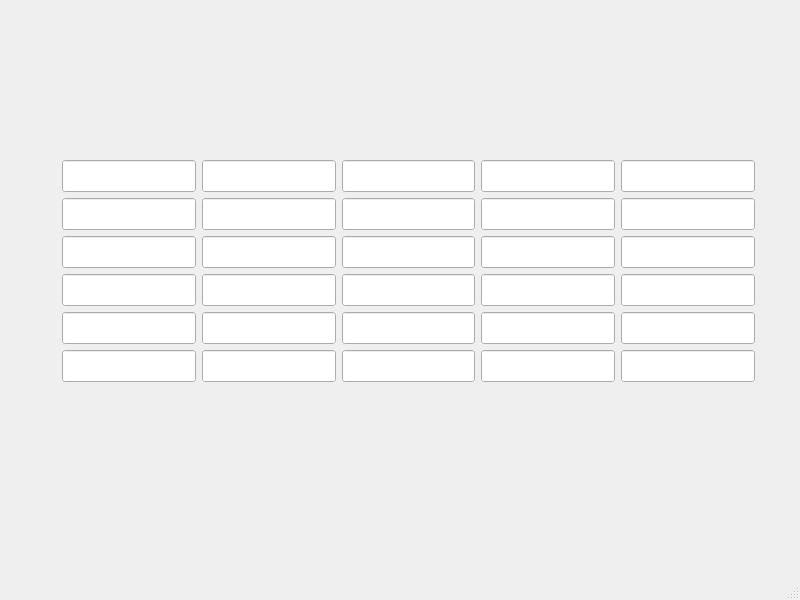
<?xml version="1.0" encoding="UTF-8"?>
<ui version="4.0">
 <class>WordleWindow</class>
 <widget class="QMainWindow" name="WordleWindow">
  <property name="geometry">
   <rect>
    <x>0</x>
    <y>0</y>
    <width>800</width>
    <height>600</height>
   </rect>
  </property>
  <property name="windowTitle">
   <string>MainWindow</string>
  </property>
  <widget class="QWidget" name="centralwidget">
   <widget class="QWidget" name="formLayoutWidget">
    <property name="geometry">
     <rect>
      <x>50</x>
      <y>100</y>
      <width>711</width>
      <height>341</height>
     </rect>
    </property>
    <layout class="QFormLayout" name="formLayout">
     <property name="fieldGrowthPolicy">
      <enum>QFormLayout::FieldsStayAtSizeHint</enum>
     </property>
     <property name="labelAlignment">
      <set>Qt::AlignCenter</set>
     </property>
     <property name="formAlignment">
      <set>Qt::AlignCenter</set>
     </property>
     <property name="leftMargin">
      <number>6</number>
     </property>
     <property name="topMargin">
      <number>6</number>
     </property>
     <property name="rightMargin">
      <number>6</number>
     </property>
     <property name="bottomMargin">
      <number>6</number>
     </property>
     <item row="0" column="0">
      <layout class="QHBoxLayout" name="horizontalLayout">
       <item>
        <widget class="QLineEdit" name="lineEdit">
         <property name="sizePolicy">
          <sizepolicy hsizetype="Expanding" vsizetype="Fixed">
           <horstretch>0</horstretch>
           <verstretch>0</verstretch>
          </sizepolicy>
         </property>
         <property name="font">
          <font>
           <pointsize>15</pointsize>
           <weight>75</weight>
           <bold>true</bold>
          </font>
         </property>
         <property name="autoFillBackground">
          <bool>true</bool>
         </property>
         <property name="inputMethodHints">
          <set>Qt::ImhUppercaseOnly</set>
         </property>
         <property name="maxLength">
          <number>1</number>
         </property>
         <property name="alignment">
          <set>Qt::AlignCenter</set>
         </property>
        </widget>
       </item>
       <item>
        <widget class="QLineEdit" name="lineEdit_5">
         <property name="sizePolicy">
          <sizepolicy hsizetype="Expanding" vsizetype="Fixed">
           <horstretch>0</horstretch>
           <verstretch>0</verstretch>
          </sizepolicy>
         </property>
         <property name="font">
          <font>
           <pointsize>15</pointsize>
           <weight>75</weight>
           <bold>true</bold>
          </font>
         </property>
         <property name="autoFillBackground">
          <bool>true</bool>
         </property>
         <property name="inputMethodHints">
          <set>Qt::ImhUppercaseOnly</set>
         </property>
         <property name="maxLength">
          <number>1</number>
         </property>
         <property name="alignment">
          <set>Qt::AlignCenter</set>
         </property>
        </widget>
       </item>
       <item>
        <widget class="QLineEdit" name="lineEdit_4">
         <property name="sizePolicy">
          <sizepolicy hsizetype="Expanding" vsizetype="Fixed">
           <horstretch>0</horstretch>
           <verstretch>0</verstretch>
          </sizepolicy>
         </property>
         <property name="font">
          <font>
           <pointsize>15</pointsize>
           <weight>75</weight>
           <bold>true</bold>
          </font>
         </property>
         <property name="autoFillBackground">
          <bool>true</bool>
         </property>
         <property name="inputMethodHints">
          <set>Qt::ImhUppercaseOnly</set>
         </property>
         <property name="maxLength">
          <number>1</number>
         </property>
         <property name="alignment">
          <set>Qt::AlignCenter</set>
         </property>
        </widget>
       </item>
       <item>
        <widget class="QLineEdit" name="lineEdit_3">
         <property name="sizePolicy">
          <sizepolicy hsizetype="Expanding" vsizetype="Fixed">
           <horstretch>0</horstretch>
           <verstretch>0</verstretch>
          </sizepolicy>
         </property>
         <property name="font">
          <font>
           <pointsize>15</pointsize>
           <weight>75</weight>
           <bold>true</bold>
          </font>
         </property>
         <property name="autoFillBackground">
          <bool>true</bool>
         </property>
         <property name="inputMethodHints">
          <set>Qt::ImhUppercaseOnly</set>
         </property>
         <property name="maxLength">
          <number>1</number>
         </property>
         <property name="alignment">
          <set>Qt::AlignCenter</set>
         </property>
        </widget>
       </item>
       <item>
        <widget class="QLineEdit" name="lineEdit_2">
         <property name="sizePolicy">
          <sizepolicy hsizetype="Expanding" vsizetype="Fixed">
           <horstretch>0</horstretch>
           <verstretch>0</verstretch>
          </sizepolicy>
         </property>
         <property name="font">
          <font>
           <pointsize>15</pointsize>
           <weight>75</weight>
           <bold>true</bold>
          </font>
         </property>
         <property name="autoFillBackground">
          <bool>true</bool>
         </property>
         <property name="inputMethodHints">
          <set>Qt::ImhUppercaseOnly</set>
         </property>
         <property name="maxLength">
          <number>1</number>
         </property>
         <property name="alignment">
          <set>Qt::AlignCenter</set>
         </property>
        </widget>
       </item>
      </layout>
     </item>
     <item row="0" column="1">
      <layout class="QHBoxLayout" name="horizontalLayout_2">
       <item>
        <widget class="QLineEdit" name="lineEdit_6">
         <property name="sizePolicy">
          <sizepolicy hsizetype="Expanding" vsizetype="Fixed">
           <horstretch>0</horstretch>
           <verstretch>0</verstretch>
          </sizepolicy>
         </property>
         <property name="font">
          <font>
           <pointsize>15</pointsize>
           <weight>75</weight>
           <bold>true</bold>
          </font>
         </property>
         <property name="autoFillBackground">
          <bool>true</bool>
         </property>
         <property name="inputMethodHints">
          <set>Qt::ImhUppercaseOnly</set>
         </property>
         <property name="maxLength">
          <number>1</number>
         </property>
         <property name="alignment">
          <set>Qt::AlignCenter</set>
         </property>
        </widget>
       </item>
       <item>
        <widget class="QLineEdit" name="lineEdit_7">
         <property name="sizePolicy">
          <sizepolicy hsizetype="Expanding" vsizetype="Fixed">
           <horstretch>0</horstretch>
           <verstretch>0</verstretch>
          </sizepolicy>
         </property>
         <property name="font">
          <font>
           <pointsize>15</pointsize>
           <weight>75</weight>
           <bold>true</bold>
          </font>
         </property>
         <property name="autoFillBackground">
          <bool>true</bool>
         </property>
         <property name="inputMethodHints">
          <set>Qt::ImhUppercaseOnly</set>
         </property>
         <property name="maxLength">
          <number>1</number>
         </property>
         <property name="alignment">
          <set>Qt::AlignCenter</set>
         </property>
        </widget>
       </item>
       <item>
        <widget class="QLineEdit" name="lineEdit_8">
         <property name="sizePolicy">
          <sizepolicy hsizetype="Expanding" vsizetype="Fixed">
           <horstretch>0</horstretch>
           <verstretch>0</verstretch>
          </sizepolicy>
         </property>
         <property name="font">
          <font>
           <pointsize>15</pointsize>
           <weight>75</weight>
           <bold>true</bold>
          </font>
         </property>
         <property name="autoFillBackground">
          <bool>true</bool>
         </property>
         <property name="inputMethodHints">
          <set>Qt::ImhUppercaseOnly</set>
         </property>
         <property name="maxLength">
          <number>1</number>
         </property>
         <property name="alignment">
          <set>Qt::AlignCenter</set>
         </property>
        </widget>
       </item>
       <item>
        <widget class="QLineEdit" name="lineEdit_9">
         <property name="sizePolicy">
          <sizepolicy hsizetype="Expanding" vsizetype="Fixed">
           <horstretch>0</horstretch>
           <verstretch>0</verstretch>
          </sizepolicy>
         </property>
         <property name="font">
          <font>
           <pointsize>15</pointsize>
           <weight>75</weight>
           <bold>true</bold>
          </font>
         </property>
         <property name="autoFillBackground">
          <bool>true</bool>
         </property>
         <property name="inputMethodHints">
          <set>Qt::ImhUppercaseOnly</set>
         </property>
         <property name="maxLength">
          <number>1</number>
         </property>
         <property name="alignment">
          <set>Qt::AlignCenter</set>
         </property>
        </widget>
       </item>
       <item>
        <widget class="QLineEdit" name="lineEdit_10">
         <property name="sizePolicy">
          <sizepolicy hsizetype="Expanding" vsizetype="Fixed">
           <horstretch>0</horstretch>
           <verstretch>0</verstretch>
          </sizepolicy>
         </property>
         <property name="font">
          <font>
           <pointsize>15</pointsize>
           <weight>75</weight>
           <bold>true</bold>
          </font>
         </property>
         <property name="autoFillBackground">
          <bool>true</bool>
         </property>
         <property name="inputMethodHints">
          <set>Qt::ImhUppercaseOnly</set>
         </property>
         <property name="maxLength">
          <number>1</number>
         </property>
         <property name="alignment">
          <set>Qt::AlignCenter</set>
         </property>
        </widget>
       </item>
      </layout>
     </item>
     <item row="1" column="1">
      <layout class="QHBoxLayout" name="horizontalLayout_3">
       <item>
        <widget class="QLineEdit" name="lineEdit_11">
         <property name="sizePolicy">
          <sizepolicy hsizetype="Expanding" vsizetype="Fixed">
           <horstretch>0</horstretch>
           <verstretch>0</verstretch>
          </sizepolicy>
         </property>
         <property name="font">
          <font>
           <pointsize>15</pointsize>
           <weight>75</weight>
           <bold>true</bold>
          </font>
         </property>
         <property name="autoFillBackground">
          <bool>true</bool>
         </property>
         <property name="inputMethodHints">
          <set>Qt::ImhUppercaseOnly</set>
         </property>
         <property name="maxLength">
          <number>1</number>
         </property>
         <property name="alignment">
          <set>Qt::AlignCenter</set>
         </property>
        </widget>
       </item>
       <item>
        <widget class="QLineEdit" name="lineEdit_12">
         <property name="sizePolicy">
          <sizepolicy hsizetype="Expanding" vsizetype="Fixed">
           <horstretch>0</horstretch>
           <verstretch>0</verstretch>
          </sizepolicy>
         </property>
         <property name="font">
          <font>
           <pointsize>15</pointsize>
           <weight>75</weight>
           <bold>true</bold>
          </font>
         </property>
         <property name="autoFillBackground">
          <bool>true</bool>
         </property>
         <property name="inputMethodHints">
          <set>Qt::ImhUppercaseOnly</set>
         </property>
         <property name="maxLength">
          <number>1</number>
         </property>
         <property name="alignment">
          <set>Qt::AlignCenter</set>
         </property>
        </widget>
       </item>
       <item>
        <widget class="QLineEdit" name="lineEdit_13">
         <property name="sizePolicy">
          <sizepolicy hsizetype="Expanding" vsizetype="Fixed">
           <horstretch>0</horstretch>
           <verstretch>0</verstretch>
          </sizepolicy>
         </property>
         <property name="font">
          <font>
           <pointsize>15</pointsize>
           <weight>75</weight>
           <bold>true</bold>
          </font>
         </property>
         <property name="autoFillBackground">
          <bool>true</bool>
         </property>
         <property name="inputMethodHints">
          <set>Qt::ImhUppercaseOnly</set>
         </property>
         <property name="maxLength">
          <number>1</number>
         </property>
         <property name="alignment">
          <set>Qt::AlignCenter</set>
         </property>
        </widget>
       </item>
       <item>
        <widget class="QLineEdit" name="lineEdit_14">
         <property name="sizePolicy">
          <sizepolicy hsizetype="Expanding" vsizetype="Fixed">
           <horstretch>0</horstretch>
           <verstretch>0</verstretch>
          </sizepolicy>
         </property>
         <property name="font">
          <font>
           <pointsize>15</pointsize>
           <weight>75</weight>
           <bold>true</bold>
          </font>
         </property>
         <property name="autoFillBackground">
          <bool>true</bool>
         </property>
         <property name="inputMethodHints">
          <set>Qt::ImhUppercaseOnly</set>
         </property>
         <property name="maxLength">
          <number>1</number>
         </property>
         <property name="alignment">
          <set>Qt::AlignCenter</set>
         </property>
        </widget>
       </item>
       <item>
        <widget class="QLineEdit" name="lineEdit_15">
         <property name="sizePolicy">
          <sizepolicy hsizetype="Expanding" vsizetype="Fixed">
           <horstretch>0</horstretch>
           <verstretch>0</verstretch>
          </sizepolicy>
         </property>
         <property name="font">
          <font>
           <pointsize>15</pointsize>
           <weight>75</weight>
           <bold>true</bold>
          </font>
         </property>
         <property name="autoFillBackground">
          <bool>true</bool>
         </property>
         <property name="inputMethodHints">
          <set>Qt::ImhUppercaseOnly</set>
         </property>
         <property name="maxLength">
          <number>1</number>
         </property>
         <property name="alignment">
          <set>Qt::AlignCenter</set>
         </property>
        </widget>
       </item>
      </layout>
     </item>
     <item row="2" column="1">
      <layout class="QHBoxLayout" name="horizontalLayout_4">
       <item>
        <widget class="QLineEdit" name="lineEdit_16">
         <property name="sizePolicy">
          <sizepolicy hsizetype="Expanding" vsizetype="Fixed">
           <horstretch>0</horstretch>
           <verstretch>0</verstretch>
          </sizepolicy>
         </property>
         <property name="font">
          <font>
           <pointsize>15</pointsize>
           <weight>75</weight>
           <bold>true</bold>
          </font>
         </property>
         <property name="autoFillBackground">
          <bool>true</bool>
         </property>
         <property name="inputMethodHints">
          <set>Qt::ImhUppercaseOnly</set>
         </property>
         <property name="maxLength">
          <number>1</number>
         </property>
         <property name="alignment">
          <set>Qt::AlignCenter</set>
         </property>
        </widget>
       </item>
       <item>
        <widget class="QLineEdit" name="lineEdit_17">
         <property name="sizePolicy">
          <sizepolicy hsizetype="Expanding" vsizetype="Fixed">
           <horstretch>0</horstretch>
           <verstretch>0</verstretch>
          </sizepolicy>
         </property>
         <property name="font">
          <font>
           <pointsize>15</pointsize>
           <weight>75</weight>
           <bold>true</bold>
          </font>
         </property>
         <property name="autoFillBackground">
          <bool>true</bool>
         </property>
         <property name="inputMethodHints">
          <set>Qt::ImhUppercaseOnly</set>
         </property>
         <property name="maxLength">
          <number>1</number>
         </property>
         <property name="alignment">
          <set>Qt::AlignCenter</set>
         </property>
        </widget>
       </item>
       <item>
        <widget class="QLineEdit" name="lineEdit_18">
         <property name="sizePolicy">
          <sizepolicy hsizetype="Expanding" vsizetype="Fixed">
           <horstretch>0</horstretch>
           <verstretch>0</verstretch>
          </sizepolicy>
         </property>
         <property name="font">
          <font>
           <pointsize>15</pointsize>
           <weight>75</weight>
           <bold>true</bold>
          </font>
         </property>
         <property name="autoFillBackground">
          <bool>true</bool>
         </property>
         <property name="inputMethodHints">
          <set>Qt::ImhUppercaseOnly</set>
         </property>
         <property name="maxLength">
          <number>1</number>
         </property>
         <property name="alignment">
          <set>Qt::AlignCenter</set>
         </property>
        </widget>
       </item>
       <item>
        <widget class="QLineEdit" name="lineEdit_19">
         <property name="sizePolicy">
          <sizepolicy hsizetype="Expanding" vsizetype="Fixed">
           <horstretch>0</horstretch>
           <verstretch>0</verstretch>
          </sizepolicy>
         </property>
         <property name="font">
          <font>
           <pointsize>15</pointsize>
           <weight>75</weight>
           <bold>true</bold>
          </font>
         </property>
         <property name="autoFillBackground">
          <bool>true</bool>
         </property>
         <property name="inputMethodHints">
          <set>Qt::ImhUppercaseOnly</set>
         </property>
         <property name="maxLength">
          <number>1</number>
         </property>
         <property name="alignment">
          <set>Qt::AlignCenter</set>
         </property>
        </widget>
       </item>
       <item>
        <widget class="QLineEdit" name="lineEdit_20">
         <property name="sizePolicy">
          <sizepolicy hsizetype="Expanding" vsizetype="Fixed">
           <horstretch>0</horstretch>
           <verstretch>0</verstretch>
          </sizepolicy>
         </property>
         <property name="font">
          <font>
           <pointsize>15</pointsize>
           <weight>75</weight>
           <bold>true</bold>
          </font>
         </property>
         <property name="autoFillBackground">
          <bool>true</bool>
         </property>
         <property name="inputMethodHints">
          <set>Qt::ImhUppercaseOnly</set>
         </property>
         <property name="maxLength">
          <number>1</number>
         </property>
         <property name="alignment">
          <set>Qt::AlignCenter</set>
         </property>
        </widget>
       </item>
      </layout>
     </item>
     <item row="3" column="1">
      <layout class="QHBoxLayout" name="horizontalLayout_5">
       <item>
        <widget class="QLineEdit" name="lineEdit_21">
         <property name="sizePolicy">
          <sizepolicy hsizetype="Expanding" vsizetype="Fixed">
           <horstretch>0</horstretch>
           <verstretch>0</verstretch>
          </sizepolicy>
         </property>
         <property name="font">
          <font>
           <pointsize>15</pointsize>
           <weight>75</weight>
           <bold>true</bold>
          </font>
         </property>
         <property name="autoFillBackground">
          <bool>true</bool>
         </property>
         <property name="inputMethodHints">
          <set>Qt::ImhUppercaseOnly</set>
         </property>
         <property name="maxLength">
          <number>1</number>
         </property>
         <property name="alignment">
          <set>Qt::AlignCenter</set>
         </property>
        </widget>
       </item>
       <item>
        <widget class="QLineEdit" name="lineEdit_22">
         <property name="sizePolicy">
          <sizepolicy hsizetype="Expanding" vsizetype="Fixed">
           <horstretch>0</horstretch>
           <verstretch>0</verstretch>
          </sizepolicy>
         </property>
         <property name="font">
          <font>
           <pointsize>15</pointsize>
           <weight>75</weight>
           <bold>true</bold>
          </font>
         </property>
         <property name="autoFillBackground">
          <bool>true</bool>
         </property>
         <property name="inputMethodHints">
          <set>Qt::ImhUppercaseOnly</set>
         </property>
         <property name="maxLength">
          <number>1</number>
         </property>
         <property name="alignment">
          <set>Qt::AlignCenter</set>
         </property>
        </widget>
       </item>
       <item>
        <widget class="QLineEdit" name="lineEdit_23">
         <property name="sizePolicy">
          <sizepolicy hsizetype="Expanding" vsizetype="Fixed">
           <horstretch>0</horstretch>
           <verstretch>0</verstretch>
          </sizepolicy>
         </property>
         <property name="font">
          <font>
           <pointsize>15</pointsize>
           <weight>75</weight>
           <bold>true</bold>
          </font>
         </property>
         <property name="autoFillBackground">
          <bool>true</bool>
         </property>
         <property name="inputMethodHints">
          <set>Qt::ImhUppercaseOnly</set>
         </property>
         <property name="maxLength">
          <number>1</number>
         </property>
         <property name="alignment">
          <set>Qt::AlignCenter</set>
         </property>
        </widget>
       </item>
       <item>
        <widget class="QLineEdit" name="lineEdit_24">
         <property name="sizePolicy">
          <sizepolicy hsizetype="Expanding" vsizetype="Fixed">
           <horstretch>0</horstretch>
           <verstretch>0</verstretch>
          </sizepolicy>
         </property>
         <property name="font">
          <font>
           <pointsize>15</pointsize>
           <weight>75</weight>
           <bold>true</bold>
          </font>
         </property>
         <property name="autoFillBackground">
          <bool>true</bool>
         </property>
         <property name="inputMethodHints">
          <set>Qt::ImhUppercaseOnly</set>
         </property>
         <property name="maxLength">
          <number>1</number>
         </property>
         <property name="alignment">
          <set>Qt::AlignCenter</set>
         </property>
        </widget>
       </item>
       <item>
        <widget class="QLineEdit" name="lineEdit_25">
         <property name="sizePolicy">
          <sizepolicy hsizetype="Expanding" vsizetype="Fixed">
           <horstretch>0</horstretch>
           <verstretch>0</verstretch>
          </sizepolicy>
         </property>
         <property name="font">
          <font>
           <pointsize>15</pointsize>
           <weight>75</weight>
           <bold>true</bold>
          </font>
         </property>
         <property name="autoFillBackground">
          <bool>true</bool>
         </property>
         <property name="inputMethodHints">
          <set>Qt::ImhUppercaseOnly</set>
         </property>
         <property name="maxLength">
          <number>1</number>
         </property>
         <property name="alignment">
          <set>Qt::AlignCenter</set>
         </property>
        </widget>
       </item>
      </layout>
     </item>
     <item row="4" column="1">
      <layout class="QHBoxLayout" name="horizontalLayout_6">
       <item>
        <widget class="QLineEdit" name="lineEdit_26">
         <property name="sizePolicy">
          <sizepolicy hsizetype="Expanding" vsizetype="Fixed">
           <horstretch>0</horstretch>
           <verstretch>0</verstretch>
          </sizepolicy>
         </property>
         <property name="font">
          <font>
           <pointsize>15</pointsize>
           <weight>75</weight>
           <bold>true</bold>
          </font>
         </property>
         <property name="autoFillBackground">
          <bool>true</bool>
         </property>
         <property name="inputMethodHints">
          <set>Qt::ImhUppercaseOnly</set>
         </property>
         <property name="maxLength">
          <number>1</number>
         </property>
         <property name="alignment">
          <set>Qt::AlignCenter</set>
         </property>
        </widget>
       </item>
       <item>
        <widget class="QLineEdit" name="lineEdit_27">
         <property name="sizePolicy">
          <sizepolicy hsizetype="Expanding" vsizetype="Fixed">
           <horstretch>0</horstretch>
           <verstretch>0</verstretch>
          </sizepolicy>
         </property>
         <property name="font">
          <font>
           <pointsize>15</pointsize>
           <weight>75</weight>
           <bold>true</bold>
          </font>
         </property>
         <property name="autoFillBackground">
          <bool>true</bool>
         </property>
         <property name="inputMethodHints">
          <set>Qt::ImhUppercaseOnly</set>
         </property>
         <property name="maxLength">
          <number>1</number>
         </property>
         <property name="alignment">
          <set>Qt::AlignCenter</set>
         </property>
        </widget>
       </item>
       <item>
        <widget class="QLineEdit" name="lineEdit_28">
         <property name="sizePolicy">
          <sizepolicy hsizetype="Expanding" vsizetype="Fixed">
           <horstretch>0</horstretch>
           <verstretch>0</verstretch>
          </sizepolicy>
         </property>
         <property name="font">
          <font>
           <pointsize>15</pointsize>
           <weight>75</weight>
           <bold>true</bold>
          </font>
         </property>
         <property name="autoFillBackground">
          <bool>true</bool>
         </property>
         <property name="inputMethodHints">
          <set>Qt::ImhUppercaseOnly</set>
         </property>
         <property name="maxLength">
          <number>1</number>
         </property>
         <property name="alignment">
          <set>Qt::AlignCenter</set>
         </property>
        </widget>
       </item>
       <item>
        <widget class="QLineEdit" name="lineEdit_29">
         <property name="sizePolicy">
          <sizepolicy hsizetype="Expanding" vsizetype="Fixed">
           <horstretch>0</horstretch>
           <verstretch>0</verstretch>
          </sizepolicy>
         </property>
         <property name="font">
          <font>
           <pointsize>15</pointsize>
           <weight>75</weight>
           <bold>true</bold>
          </font>
         </property>
         <property name="autoFillBackground">
          <bool>true</bool>
         </property>
         <property name="inputMethodHints">
          <set>Qt::ImhUppercaseOnly</set>
         </property>
         <property name="maxLength">
          <number>1</number>
         </property>
         <property name="alignment">
          <set>Qt::AlignCenter</set>
         </property>
        </widget>
       </item>
       <item>
        <widget class="QLineEdit" name="lineEdit_30">
         <property name="sizePolicy">
          <sizepolicy hsizetype="Expanding" vsizetype="Fixed">
           <horstretch>0</horstretch>
           <verstretch>0</verstretch>
          </sizepolicy>
         </property>
         <property name="font">
          <font>
           <pointsize>15</pointsize>
           <weight>75</weight>
           <bold>true</bold>
          </font>
         </property>
         <property name="autoFillBackground">
          <bool>true</bool>
         </property>
         <property name="inputMethodHints">
          <set>Qt::ImhUppercaseOnly</set>
         </property>
         <property name="maxLength">
          <number>1</number>
         </property>
         <property name="alignment">
          <set>Qt::AlignCenter</set>
         </property>
        </widget>
       </item>
      </layout>
     </item>
     <item row="5" column="1">
      <layout class="QHBoxLayout" name="horizontalLayout_7">
       <item>
        <widget class="QLineEdit" name="lineEdit_31">
         <property name="sizePolicy">
          <sizepolicy hsizetype="Expanding" vsizetype="Fixed">
           <horstretch>0</horstretch>
           <verstretch>0</verstretch>
          </sizepolicy>
         </property>
         <property name="font">
          <font>
           <pointsize>15</pointsize>
           <weight>75</weight>
           <bold>true</bold>
          </font>
         </property>
         <property name="autoFillBackground">
          <bool>true</bool>
         </property>
         <property name="inputMethodHints">
          <set>Qt::ImhUppercaseOnly</set>
         </property>
         <property name="maxLength">
          <number>1</number>
         </property>
         <property name="alignment">
          <set>Qt::AlignCenter</set>
         </property>
        </widget>
       </item>
       <item>
        <widget class="QLineEdit" name="lineEdit_32">
         <property name="sizePolicy">
          <sizepolicy hsizetype="Expanding" vsizetype="Fixed">
           <horstretch>0</horstretch>
           <verstretch>0</verstretch>
          </sizepolicy>
         </property>
         <property name="font">
          <font>
           <pointsize>15</pointsize>
           <weight>75</weight>
           <bold>true</bold>
          </font>
         </property>
         <property name="autoFillBackground">
          <bool>true</bool>
         </property>
         <property name="inputMethodHints">
          <set>Qt::ImhUppercaseOnly</set>
         </property>
         <property name="maxLength">
          <number>1</number>
         </property>
         <property name="alignment">
          <set>Qt::AlignCenter</set>
         </property>
        </widget>
       </item>
       <item>
        <widget class="QLineEdit" name="lineEdit_33">
         <property name="sizePolicy">
          <sizepolicy hsizetype="Expanding" vsizetype="Fixed">
           <horstretch>0</horstretch>
           <verstretch>0</verstretch>
          </sizepolicy>
         </property>
         <property name="font">
          <font>
           <pointsize>15</pointsize>
           <weight>75</weight>
           <bold>true</bold>
          </font>
         </property>
         <property name="autoFillBackground">
          <bool>true</bool>
         </property>
         <property name="inputMethodHints">
          <set>Qt::ImhUppercaseOnly</set>
         </property>
         <property name="maxLength">
          <number>1</number>
         </property>
         <property name="alignment">
          <set>Qt::AlignCenter</set>
         </property>
        </widget>
       </item>
       <item>
        <widget class="QLineEdit" name="lineEdit_34">
         <property name="sizePolicy">
          <sizepolicy hsizetype="Expanding" vsizetype="Fixed">
           <horstretch>0</horstretch>
           <verstretch>0</verstretch>
          </sizepolicy>
         </property>
         <property name="font">
          <font>
           <pointsize>15</pointsize>
           <weight>75</weight>
           <bold>true</bold>
          </font>
         </property>
         <property name="autoFillBackground">
          <bool>true</bool>
         </property>
         <property name="inputMethodHints">
          <set>Qt::ImhUppercaseOnly</set>
         </property>
         <property name="maxLength">
          <number>1</number>
         </property>
         <property name="alignment">
          <set>Qt::AlignCenter</set>
         </property>
        </widget>
       </item>
       <item>
        <widget class="QLineEdit" name="lineEdit_35">
         <property name="sizePolicy">
          <sizepolicy hsizetype="Expanding" vsizetype="Fixed">
           <horstretch>0</horstretch>
           <verstretch>0</verstretch>
          </sizepolicy>
         </property>
         <property name="font">
          <font>
           <pointsize>15</pointsize>
           <weight>75</weight>
           <bold>true</bold>
          </font>
         </property>
         <property name="autoFillBackground">
          <bool>true</bool>
         </property>
         <property name="inputMethodHints">
          <set>Qt::ImhUppercaseOnly</set>
         </property>
         <property name="maxLength">
          <number>1</number>
         </property>
         <property name="alignment">
          <set>Qt::AlignCenter</set>
         </property>
        </widget>
       </item>
      </layout>
     </item>
    </layout>
   </widget>
  </widget>
  <widget class="QMenuBar" name="menubar">
   <property name="geometry">
    <rect>
     <x>0</x>
     <y>0</y>
     <width>800</width>
     <height>22</height>
    </rect>
   </property>
  </widget>
  <widget class="QStatusBar" name="statusbar"/>
 </widget>
 <resources/>
 <connections/>
</ui>
